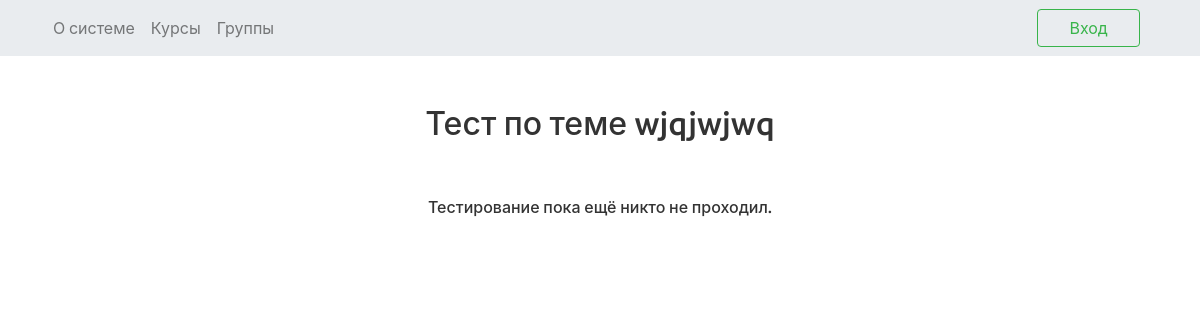
Page /check_test_stat/5 on the earlier database version.
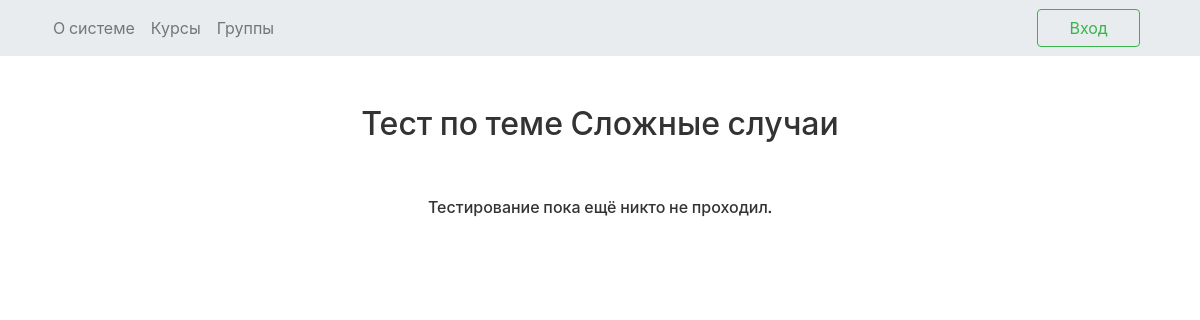
Same page on the later database version.
### learn_app/models.py (models this page shows, shortened)
class Test(models.Model):
    user = models.ForeignKey(User, on_delete=models.SET_NULL, null=True)
    lesson = models.ForeignKey(Lesson, on_delete=models.CASCADE, verbose_name='По темам урока')
    theme = models.CharField(max_length=20, verbose_name='Тема тестирования')

### learn_app/views.py (the view, shortened to what this page needs)
# urls.py: path('check_test_stat/<str:id>', view.check_test_stat, name='check_test_stat'),
def check_test_stat(request, id):
    test = get_object_or_404(Test, id__iexact=id)
    test_results = TestResult.objects.filter(test=test)
    result = []
    result = Counter(result)
    information_for_diagram = []
    for result, count in result.items():
        information_for_diagram.append([result, count])
    return render(request, 'test_stat.html', context={'result': information_for_diagram, 'test': test})

### templates/test_stat.html (shortened to what this page needs)
{% extends 'base.html' %}
{% block content %}
{% load mathfilters %}
{% load static %}
    <link rel="stylesheet" type="text/css" href="{% static 'index.css' %}">
<div class="flex-column d-flex align-items-center">
        <h2 class="mt-5">Тест по теме {{ test.theme }}</h2>
        {% if result %}
            <div id="chart_div"></div>
        {% else %}
            <h6 class="mt-5">Тестирование пока ещё никто не проходил.</h6>
        {% endif %}
</div>
{% endblock %}

Differences in the rows shown:
changed Test: theme "wjqjwjwq" → "Сложные случаи"
